Frame 1 (no input): blank canvas, image omitted
Frame 60 (no input): blank canvas, image omitted
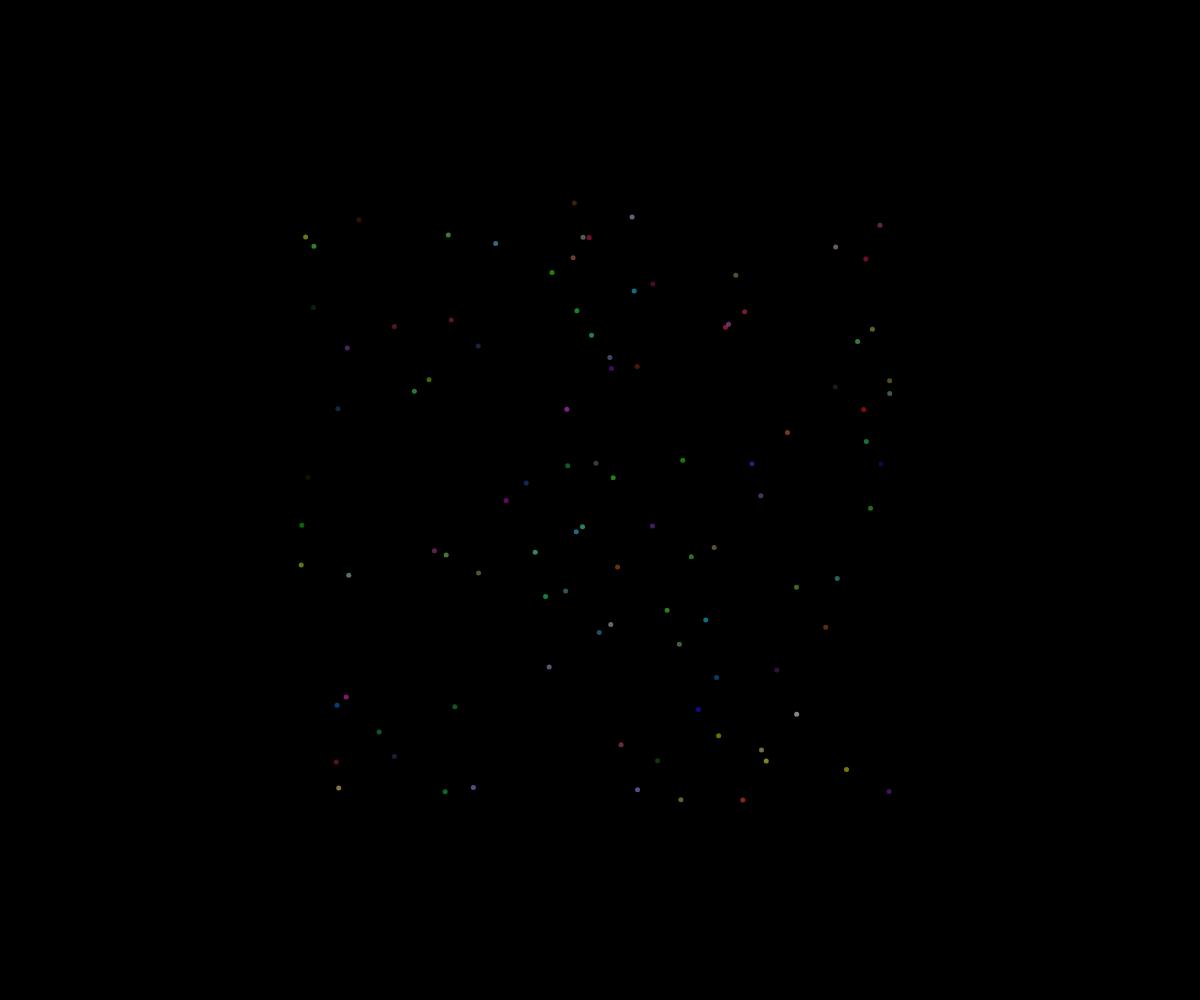
Frame 120 (the mouse pressed at the canvas centre since frame 60)

The p5.js sketch whose frames 1 and 60 were blank and that drew this single picture after the mouse press (run headless with seeded random() and noise() and a simulated clock; from frame 60 on, the mouse is pressed at the canvas centre):

// p5.js sketch
// ── sketch.js
// Fireworks OOP

class Particle {
  constructor(x, y){
    this.x = x;
    this.y = y;
    this.dx = random(-5, 5);
    this.dy = random(-5,5);
    this.radius = 5;
    this.r = random(255);
    this.g = random(255);
    this.b = random(255);
    this.opacity = 255;
  }

  update(){
    //move
    this.x += this.dx;
    this.y += this.dy;

    this.opacity -=2;
  }
  display(){
    noStroke();
    fill(this.r, this.g, this.b, this.opacity);
    circle(this.x, this.y, this.radius);
  }


  
}

theFireworks = [];
const NUMBER_OF_FIREWORKS_PER_CLICK = 100;

function setup() {
  createCanvas(windowWidth, windowHeight);
}

function draw() {
  background(0);
  for (let someFirework of theFireworks){
    someFirework.update();
    someFirework.display();
  }
}

function mousePressed() {
  for (let i = 0; i < NUMBER_OF_FIREWORKS_PER_CLICK; i++){
    let aFirework = new Particle(mouseX, mouseY);
    theFireworks.push(aFirework);
  }

}
